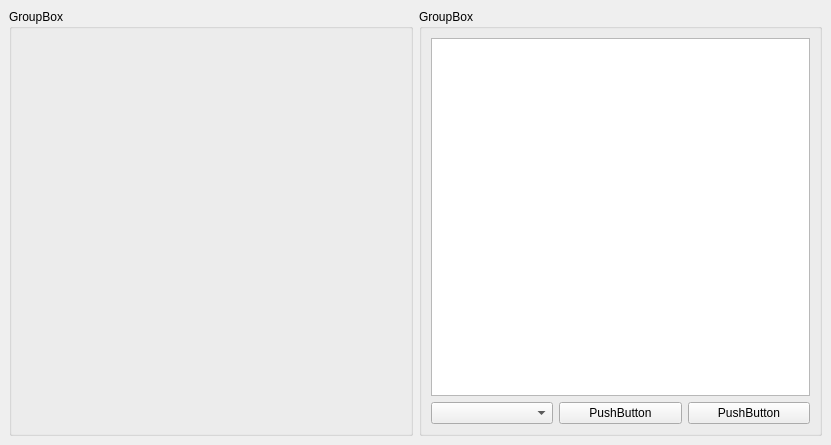
<?xml version="1.0" encoding="UTF-8"?>
<ui version="4.0">
 <class>MainWindow</class>
 <widget class="QMainWindow" name="MainWindow">
  <property name="geometry">
   <rect>
    <x>0</x>
    <y>0</y>
    <width>831</width>
    <height>445</height>
   </rect>
  </property>
  <property name="windowTitle">
   <string>MainWindow</string>
  </property>
  <widget class="QWidget" name="centralwidget">
   <property name="enabled">
    <bool>true</bool>
   </property>
   <layout class="QHBoxLayout" name="horizontalLayout">
    <item>
     <widget class="QGroupBox" name="groupBox">
      <property name="title">
       <string>GroupBox</string>
      </property>
      <layout class="QHBoxLayout" name="horizontalLayout_3">
       <item>
        <widget class="QPainter" name="widget" native="true"/>
       </item>
      </layout>
     </widget>
    </item>
    <item>
     <widget class="QGroupBox" name="controls">
      <property name="title">
       <string>GroupBox</string>
      </property>
      <layout class="QVBoxLayout" name="verticalLayout">
       <item>
        <widget class="QListView" name="listView">
         <property name="sizePolicy">
          <sizepolicy hsizetype="Minimum" vsizetype="Expanding">
           <horstretch>0</horstretch>
           <verstretch>0</verstretch>
          </sizepolicy>
         </property>
        </widget>
       </item>
       <item>
        <layout class="QHBoxLayout" name="horizontalLayout_2">
         <item>
          <widget class="QComboBox" name="comboBox"/>
         </item>
         <item>
          <widget class="QPushButton" name="pushButton_2">
           <property name="text">
            <string>PushButton</string>
           </property>
          </widget>
         </item>
         <item>
          <widget class="QPushButton" name="pushButton">
           <property name="text">
            <string>PushButton</string>
           </property>
          </widget>
         </item>
        </layout>
       </item>
      </layout>
     </widget>
    </item>
   </layout>
  </widget>
 </widget>
 <customwidgets>
  <customwidget>
   <class>QPainter</class>
   <extends>QWidget</extends>
   <header>qpainter.h</header>
   <container>1</container>
  </customwidget>
 </customwidgets>
 <resources/>
 <connections/>
</ui>
